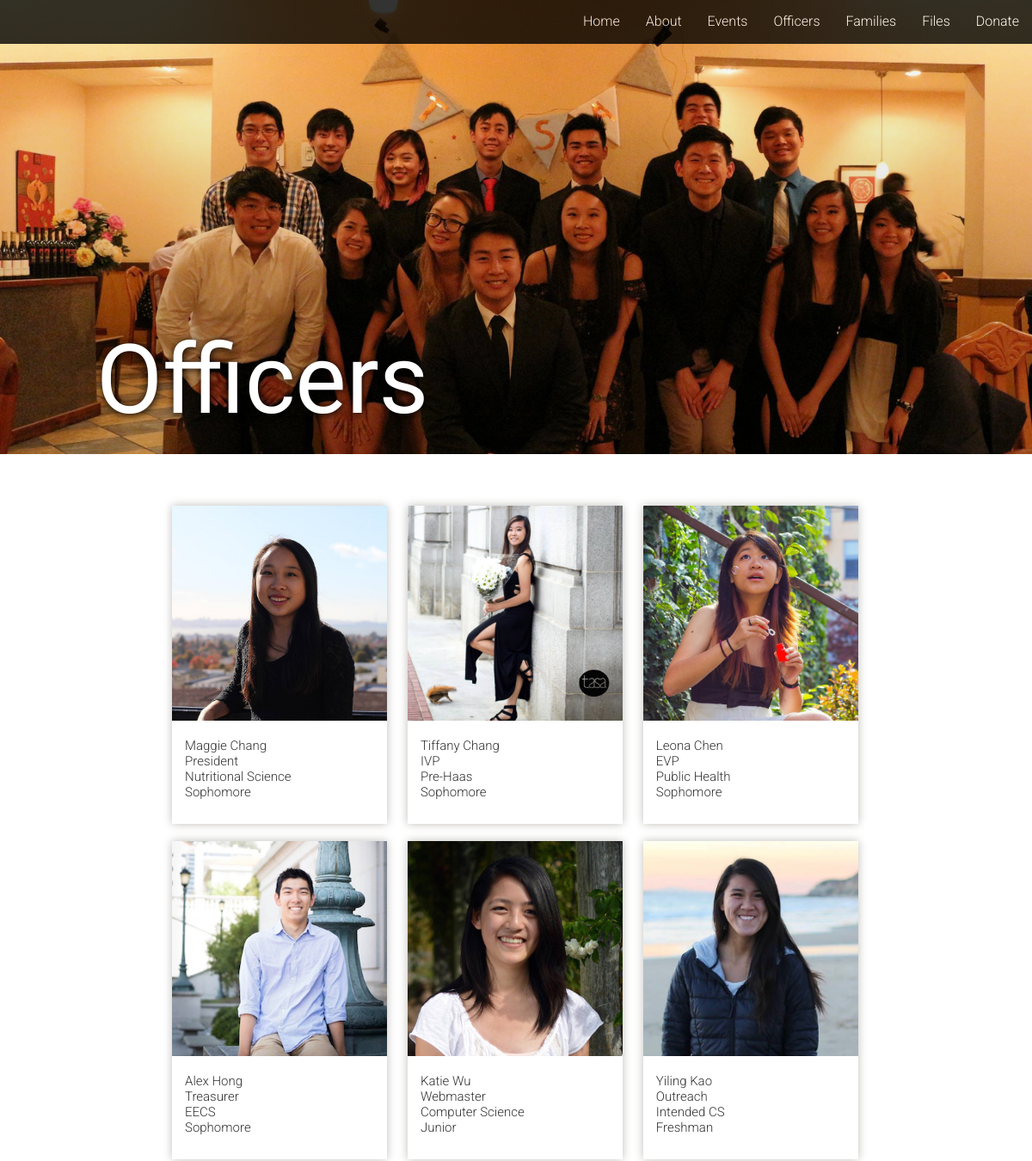
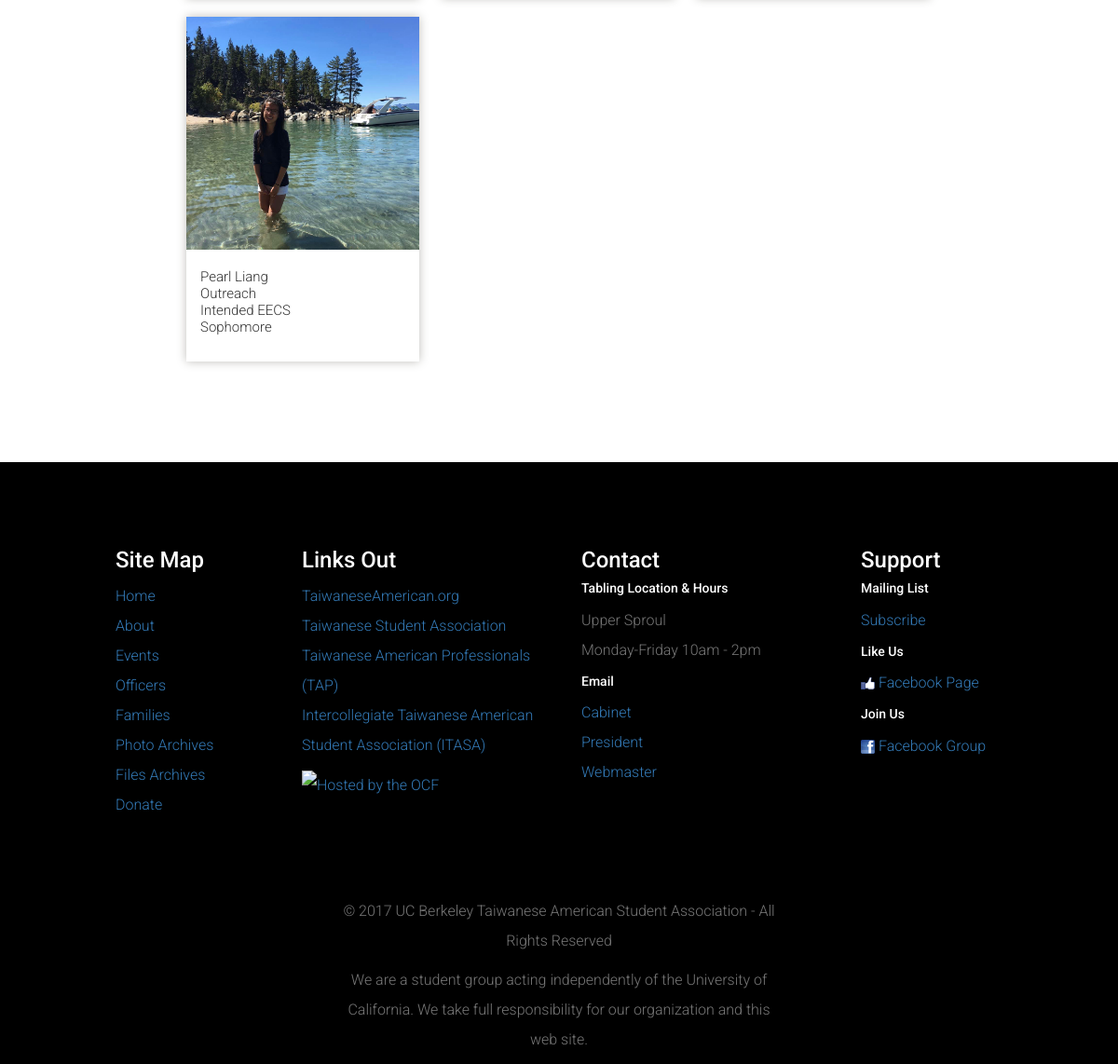
The app's page /officers with its own data (2 pictures, top to bottom).
### tables this page shows
CREATE TABLE officers (
	id integer primary key autoincrement,
	name text not null,
	year integer not null,
	major text not null,
	quote text not null,
	description text not null,
	image_url text not null,
	position text not null,
	href text not null
);

### tasa_website.py (the view)
@app.route('/officers', methods=['GET'])
def officer_list():
    query = 'select * from officers order by id'
    officers = query_db(query)
    return render_template('officers.html', officers=officers)

### tasa_website.py (called while the page is built)
def connect_db():
    return sqlite3.connect(app.config['DATABASE'])

@app.before_request
def before_request():
    g.db = connect_db()
    g.db.row_factory = sqlite3.Row

@app.teardown_request
def teardown_request(exception):
    db = getattr(g, 'db', None)
    if db is not None:
        db.close()

def query_db(query, args=(), one=False):
    cur = g.db.execute(query, args)
    rv = cur.fetchall()
    cur.close()
    return (rv[0] if rv else None) if one else rv

### templates/officers.html (shortened to what this page needs)
{% extends "base.html" %}
	{% block content %}
	<div id="slide1" class="officer-splash">
        <div class="officer-title noselect">
          Officers
        </div>
    </div>
        <div class="container">
             <div class="officer-member-container">
                {% for officer in officers %}
                <div onmouseover="this.style.cursor='pointer'" class="officer-member grow" data-toggle="modal" data-target="#{{officer.id}}">
                        <img class="officer-member-picture" src="{{ officer.image_url }}"></img>
                        <div class="officer-member-info">
                            <span class="name">{{ officer.name }}</span>
                            <span class="position_name">{{ officer.position }}</span>
                            <span class="major">{{ officer.major }}</span>
                            <span class="year">{{ officer.year }}</span>
                        </div>
                    </div>
                {% endfor %}
            </div>
        </div>
    {% endblock %}

### static/css/tasa.css (style rules this page uses)
body { font-size: 16px; font-family: 'Roboto', sans-serif; font-weight: 300; margin: 0; padding: 0; width: 100%; line-height: 200%; }
.noselect { -webkit-touch-callout: none; -webkit-user-select: none; -khtml-user-select: none; -moz-user-select: none; -ms-user-select: none; user-select: none; }
.officer-splash { font-family: 'Yantramanav', sans-serif; display: block; background-position: 0% 30%; background-size: cover; height: 33em; width: 100%; background-image: -webkit-linear-gradient(top, rgba(0, 0, 0, 0.0), rgba(0, 0, 0, 0.2)), url("../images/sp16cabinet.jpg"); background-image: linear-gradient( to bottom, rgba(0, 0, 0, 0.0), rgba(0, 0, 0, 0.2) ), url("../images/sp16cabinet.jpg"); }
.officer-title { color: white; font-size: 7em; padding-top: 3.80em; padding-left: 1em; text-shadow: 1px 1px 10px #000000; }
.officer-member-container { min-height: 300px; width: 820px; margin: 0 auto; float: none; display: block; padding: 50px 0; }
.officer-member { width: 250px; height: 370px; background-color:white; position: relative; display: inline-block; margin: 10px; box-shadow: 0 0 10px #bfbeba; }
.officer-member-picture { width: 100%; height: 250px; margin-bottom: 5px; }
.officer-member-info { padding: 15px; font-size: 15px; line-height: 1.2; }
.officer-member span { display: block; }
.grow { transition: all .2s ease-in-out; }

### records on screen
officers: image_url (picture), name "Maggie Chang", position "President", major "Nutritional Science", year "Sophomore"
officers: image_url (picture), name "Tiffany Chang", position "IVP", major "Pre-Haas", year "Sophomore"
officers: image_url (picture), name "Leona Chen", position "EVP", major "Public Health", year "Sophomore"
officers: image_url (picture), name "Alex Hong", position "Treasurer", major "EECS", year "Sophomore"
officers: image_url (picture), name "Katie Wu", position "Webmaster", major "Computer Science", year "Junior"
officers: image_url (picture), name "Yiling Kao", position "Outreach", major "Intended CS", year "Freshman"
officers: image_url (picture), name "Pearl Liang", position "Outreach", major "Intended EECS", year "Sophomore"
